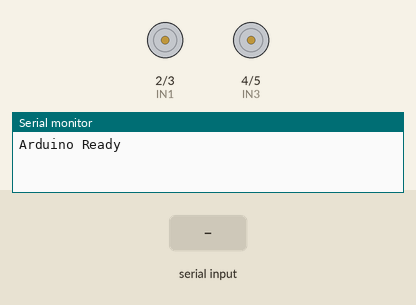
Simulated run of this sketch. Board: Arduino Uno, built with avr-gcc and run on an emulated ATmega328P. Shown: motor-driver pin pairs drawn as motors (green arrow = first pin HIGH = forward, orange = second pin HIGH = backward, longer = more drive), the last lines printed to the serial monitor. The test bench sets the inputs (shaded band).

Above: at 1.2 s.
1.3 s: "F" received over the second serial link
At 1.7 s:
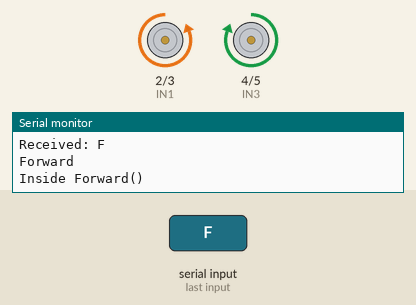
2.8 s: "B" received over the second serial link
At 4.0 s:
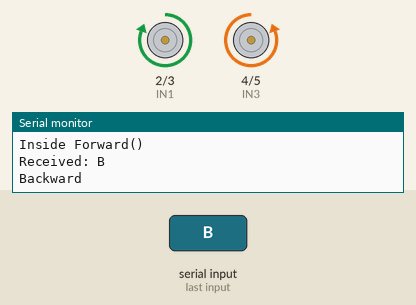
4.3 s: "L" received over the second serial link
At 5.2 s:
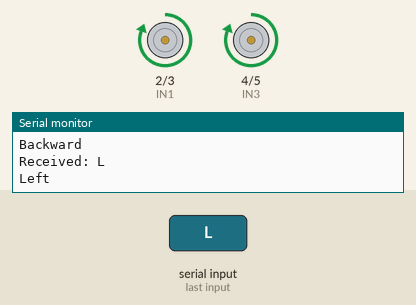
5.8 s: "R" received over the second serial link
At 6.3 s:
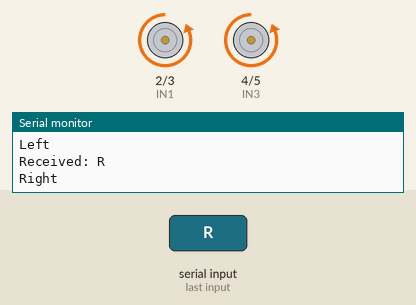
Timing chart, 0 to 8.3 s (numbered marks = the images above; inputs shaded):
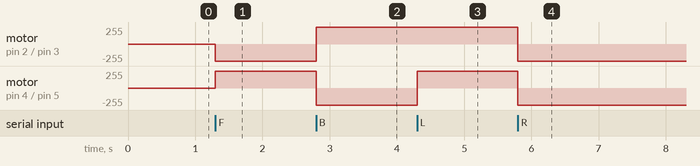

The sketch:

arduino_serial_receiver.ino
```cpp
#include <SoftwareSerial.h>

SoftwareSerial ESPSerial(10, 11);   // RX, TX

// Motor Driver Pins
const int IN1 = 2;
const int IN2 = 3;
const int IN3 = 4;
const int IN4 = 5;

// -------------------- Setup --------------------

void setup()
{
  Serial.begin(9600);
  ESPSerial.begin(9600);

  pinMode(IN1, OUTPUT);
  pinMode(IN2, OUTPUT);
  pinMode(IN3, OUTPUT);
  pinMode(IN4, OUTPUT);

  stopRobot();

  Serial.println("Arduino Ready");
}

// -------------------- Motor Functions --------------------

void forward()
{
  Serial.println("Inside Forward()");

  digitalWrite(IN1, LOW);
  digitalWrite(IN2, HIGH);

  digitalWrite(IN3, HIGH);
  digitalWrite(IN4, LOW);
}

void backward()
{
  digitalWrite(IN1, HIGH);
  digitalWrite(IN2, LOW);

  digitalWrite(IN3, LOW);
  digitalWrite(IN4, HIGH);
}

void left()
{
  digitalWrite(IN1, HIGH);
  digitalWrite(IN2, LOW);

  digitalWrite(IN3, HIGH);
  digitalWrite(IN4, LOW);
}

void right()
{
  digitalWrite(IN1, LOW);
  digitalWrite(IN2, HIGH);

  digitalWrite(IN3, LOW);
  digitalWrite(IN4, HIGH);
}

void stopRobot()
{
  digitalWrite(IN1, LOW);
  digitalWrite(IN2, LOW);

  digitalWrite(IN3, LOW);
  digitalWrite(IN4, LOW);
}

// -------------------- Main Loop --------------------

void loop()
{
  if (ESPSerial.available())
  {
    char command = ESPSerial.read();

    Serial.print("Received: ");
    Serial.println(command);

    switch (command)
    {
      case 'F':
        Serial.println("Forward");
        forward();
        break;

      case 'B':
        Serial.println("Backward");
        backward();
        break;

      case 'L':
        Serial.println("Left");
        left();
        break;

      case 'R':
        Serial.println("Right");
        right();
        break;

      case 'S':
        Serial.println("Stop");
        stopRobot();
        break;

      default:
        Serial.println("Unknown Command");
        stopRobot();
        break;
    }
  }
}
```

Measured:
- after the input at 1.3 s, motor on pin 2 (IN1) / pin 3 (IN2): stopped → backward 255/255 at once; motor on pin 4 (IN3) / pin 5 (IN4): stopped → forward 255/255 at once
- after the input at 2.8 s, motor on pin 2 (IN1) / pin 3 (IN2): backward 255/255 → forward 255/255 at once; motor on pin 4 (IN3) / pin 5 (IN4): forward 255/255 → backward 255/255 at once
- after the input at 4.3 s, motor on pin 4 (IN3) / pin 5 (IN4): backward 255/255 → forward 255/255 at once
- after the input at 5.8 s, motor on pin 2 (IN1) / pin 3 (IN2), motor on pin 4 (IN3) / pin 5 (IN4): forward 255/255 → backward 255/255 at once
